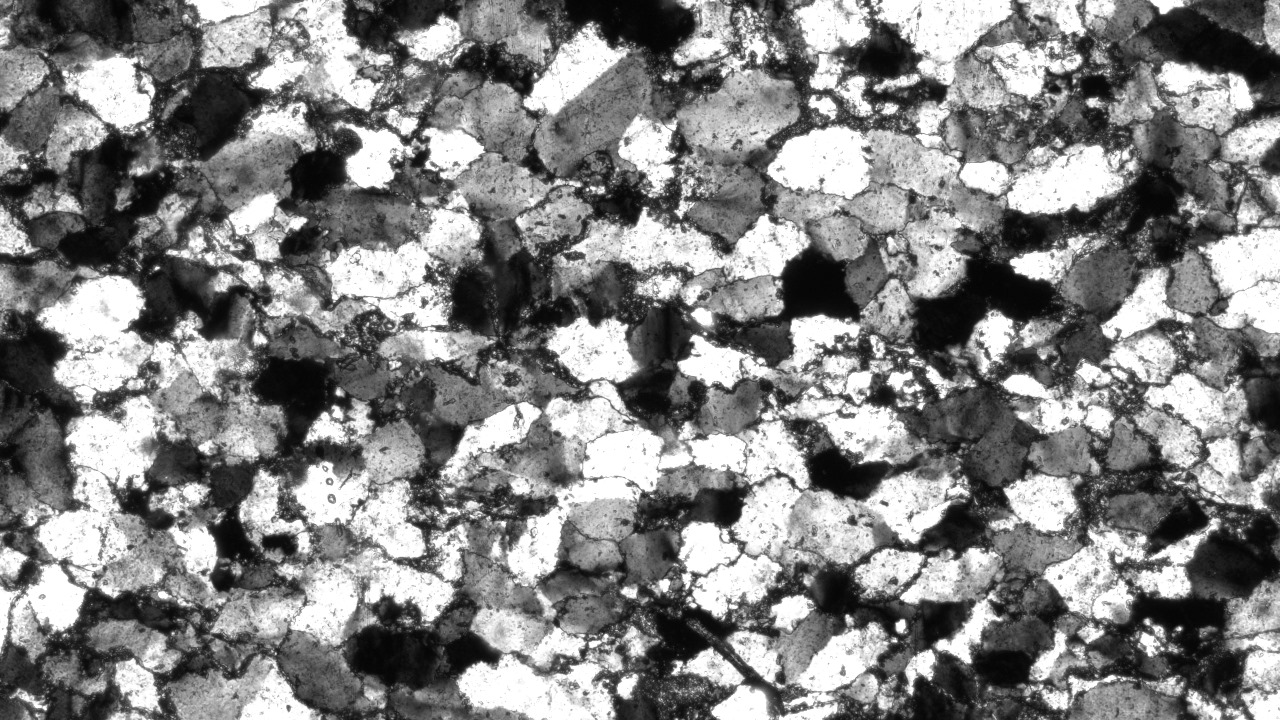
#> input picture 0.jpeg, 1280 x 720 px
$ python main.py
#> lines starting #> are read from the running program, lines starting #| are printed output that depends on the picture
import cv2
import numpy as np
import os
from datetime import datetime


# Load the image
image = cv2.imread('0.jpeg')
#> image is the input picture: shape (720, 1280, 3); min 0, max 255, mean 130.6

# Print instructions on the CLI
print("Controls:")
print("'e' - Apply erosion")
print("'d' - Apply dilation")
print("'r' - Reset to blurred image")
print("'q' - Save and quit")

def convert_to_grayscale(image):
    return cv2.cvtColor(image, cv2.COLOR_BGR2GRAY)

#Create a window to control the Gaussian Blur
cv2.namedWindow('Gaussian Blur')
cv2.namedWindow('Morphological Operations')
cv2.createTrackbar('Kernel Size', 'Gaussian Blur', 5, 25, lambda x: None)
cv2.createTrackbar('Sigma', 'Gaussian Blur', 0, 1000, lambda x: None)
cv2.createTrackbar('Kernel for Erosion Operation', 'Morphological Operations', 5, 25, lambda x: None)
cv2.createTrackbar('Iterations for Erosion Operation', 'Morphological Operations', 1, 10, lambda x: None)
cv2.createTrackbar('Kernel for Dilation Operation', 'Morphological Operations', 5, 25, lambda x: None)
cv2.createTrackbar('Iterations for Dilation Operation', 'Morphological Operations', 1, 10, lambda x: None)

#Image already in grayscale
gray_image = convert_to_grayscale(image)

def apply_gaussian_blur(image):

    kernel_size = cv2.getTrackbarPos('Kernel Size', 'Gaussian Blur')
    sigma = cv2.getTrackbarPos('Sigma', 'Gaussian Blur')

    # Ensure kernel size is odd and at least 1
    kernel_size = max(1, kernel_size)
    if kernel_size % 2 == 0:
        kernel_size += 1

    # Create a tuple for kernel size
    kernel_size = (kernel_size, kernel_size)
    sigma = max(0, sigma)

    return cv2.GaussianBlur(image, kernel_size, sigma)
#> (key e is pressed here)


#Morphological Operations
# Type of kernel : Rectangular (can be changed to elliptical or cross shaped)
def apply_erosion(image):
    # Kernel type
    # kernel = cv2.getStructuringElement(cv2.MORPH_RECT,(5,5)) // Using default kernel
    kernel_size = cv2.getTrackbarPos('Kernel for Erosion Operation', 'Morphological Operations')
    iterations = cv2.getTrackbarPos('Iterations for Erosion Operation', 'Morphological Operations')

    kernel_size = max(1, kernel_size)
    if kernel_size % 2 == 0:
        kernel_size += 1

    kernel = np.ones((kernel_size, kernel_size), np.uint8) # Using custom kernel
    return cv2.erode(image, kernel, iterations=iterations)
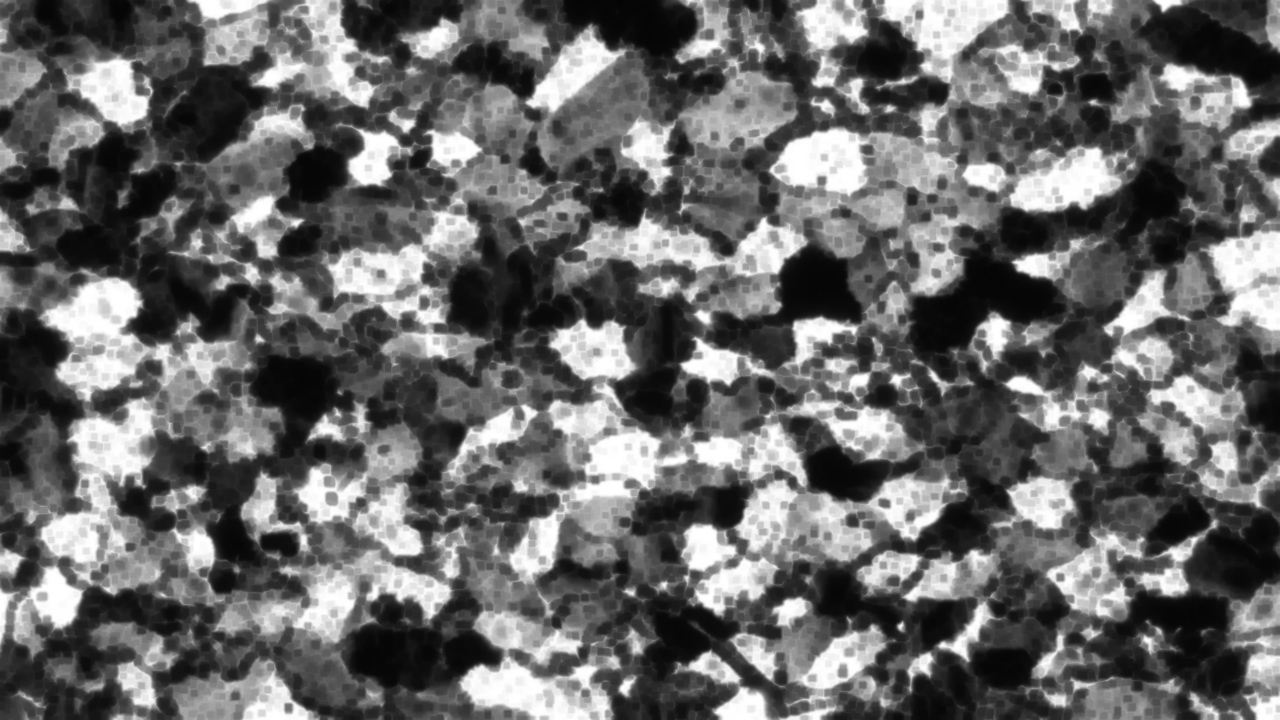
#> returned value: shape (720, 1280); min 4, max 255, mean 104.7

def apply_dilation(image):
    # Kernel type
    # kernel = cv2.getStructuringElement(cv2.MORPH_RECT,(5,5))
    kernel_size = cv2.getTrackbarPos('Kernel for Dilation Operation', 'Morphological Operations')
    iterations = cv2.getTrackbarPos('Iterations for Dilation Operation', 'Morphological Operations')

    kernel_size = max(1, kernel_size)
    if kernel_size % 2 == 0:
        kernel_size += 1

    kernel = np.ones((kernel_size, kernel_size), np.uint8)
    return cv2.dilate(image, kernel, iterations=iterations)


def edge_detection(image):
    edges = cv2.Canny(image, threshold1=50, threshold2=150)
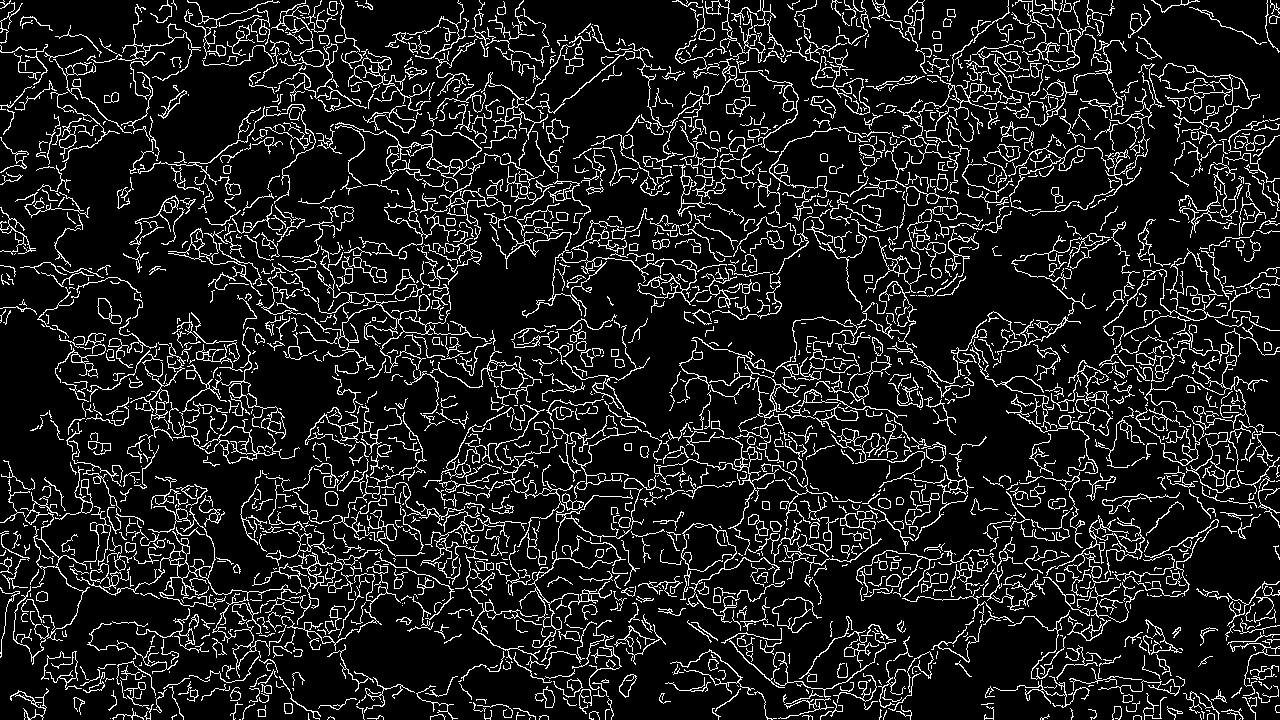
#> edges: shape (720, 1280); 11.7% white in thin lines or dots
    return edges

def overlay_edges(image, edges):
    edges_colored = cv2.cvtColor(edges, cv2.COLOR_GRAY2BGR)
#> edges_colored: shape (720, 1280, 3); 11.7% white in thin lines or dots
    return cv2.addWeighted(image, 0.6, edges_colored, 0.4, 0)
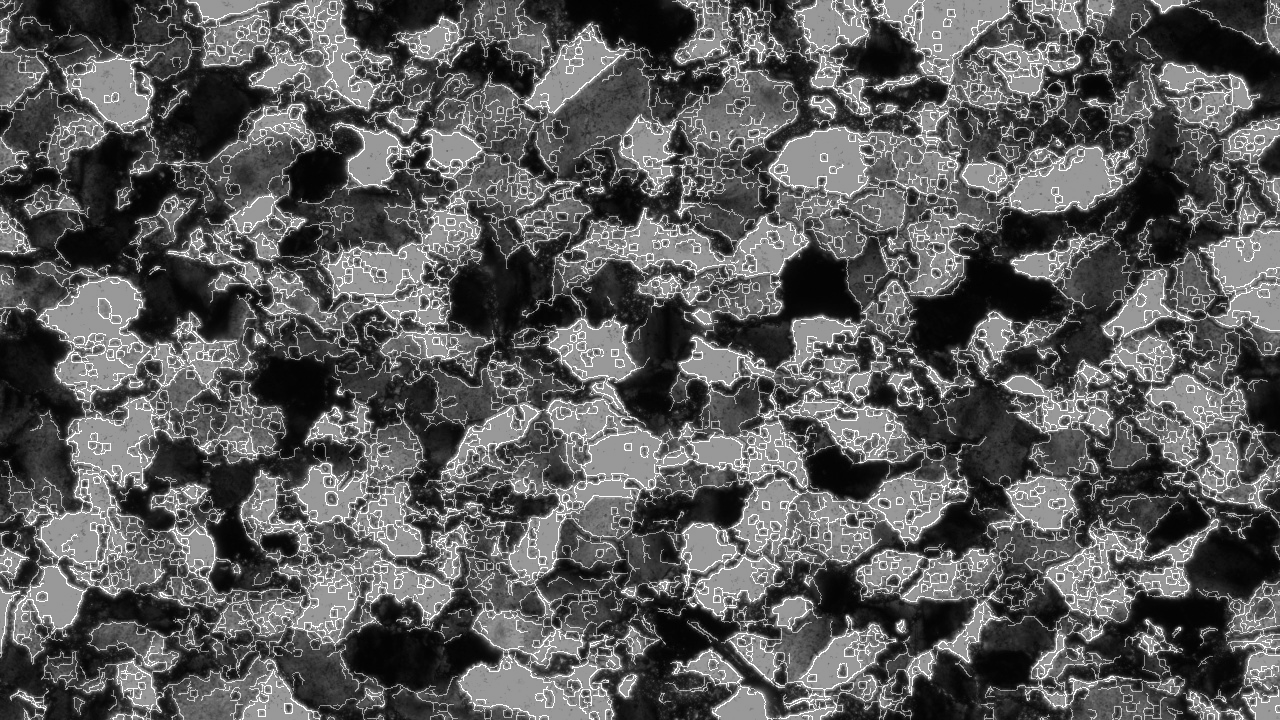
#> returned value: shape (720, 1280, 3); min 0, max 255, mean 90.3


while True:
    # Apply Gaussian blur with current trackbar settings
    if 'processed_image' not in locals():
        processed_image = apply_gaussian_blur(gray_image)

    # Check for key presses for morphological operations
    key = cv2.waitKey(1) & 0xFF
    if key == ord('e'):  # 'e' for erosion
        processed_image = apply_erosion(processed_image)
    elif key == ord('d'):  # 'd' for dilation
        processed_image = apply_dilation(processed_image)
    elif key == ord('r'):  # 'r' to reset
        processed_image = apply_gaussian_blur(gray_image)

    # Step 1: Edge Detection
    edges = edge_detection(processed_image)

    # Step 2: Overlaying the detected edges on the original image
    overlay_image = overlay_edges(image, edges)
    # Display results
    cv2.imshow('Processed Image', processed_image)
    cv2.imshow('Overlay Image', overlay_image)

    if key == ord('q'):


        # Create folders to store the images
        timestamp = datetime.now().strftime('%Y-%m-%d_%H-%M-%S')
        result_dir = f'results/results_{timestamp}'
        os.makedirs(result_dir, exist_ok=True)

        cv2.imwrite(os.path.join(result_dir, 'processed_image.png'), processed_image)
        cv2.imwrite(os.path.join(result_dir, 'blurred_image.png'), apply_gaussian_blur(gray_image))
        cv2.imwrite(os.path.join(result_dir, 'gray_image.png'), gray_image)
        cv2.imwrite(os.path.join(result_dir, 'original_image.png'), image)
        cv2.imwrite(os.path.join(result_dir, 'overlay_image.png'), overlay_image)
        cv2.imwrite(os.path.join(result_dir, 'edges.png'), edges)

        print("Images saved successfully.")
        # save the values of the trackbars in a text file with timestamp
        timestamp = datetime.now().strftime('%Y-%m-%d_%H-%M-%S')
        with open(os.path.join(result_dir, 'trackbar_values.txt'), 'w') as f:
            f.write(f"Kernel Size: {cv2.getTrackbarPos('Kernel Size', 'Gaussian Blur')}\n")
            f.write(f"Sigma: {cv2.getTrackbarPos('Sigma', 'Gaussian Blur')}\n")
            f.write(f"Kernel for Erosion Operation: {cv2.getTrackbarPos('Kernel for Erosion Operation', 'Morphological Operations')}\n")
            f.write(f"Iterations for Erosion Operation: {cv2.getTrackbarPos('Iterations for Erosion Operation', 'Morphological Operations')}\n")
            f.write(f"Kernel for Dilation Operation: {cv2.getTrackbarPos('Kernel for Dilation Operation', 'Morphological Operations')}\n")
            f.write(f"Iterations for Dilation Operation: {cv2.getTrackbarPos('Iterations for Dilation Operation', 'Morphological Operations')}\n")
            break

cv2.destroyAllWindows()
